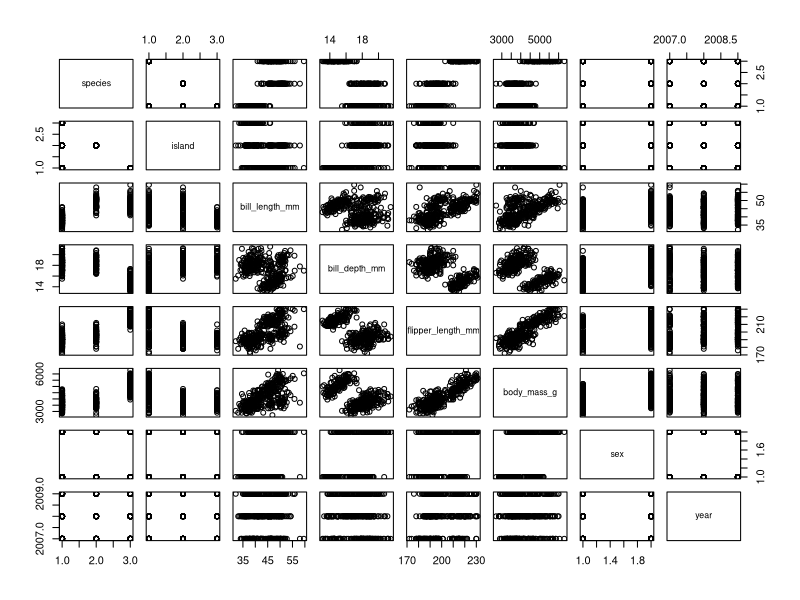

The R script that drew this image:
## ---- chunk 1
knitr::opts_chunk$set(echo = TRUE)

library(palmerpenguins)
## ---- chunk 2
2 + 2
plot(penguins)
## ---- chunk 3
4 + 4 
#simple math
## ---- chunk 4
# here is some new amazing code!
